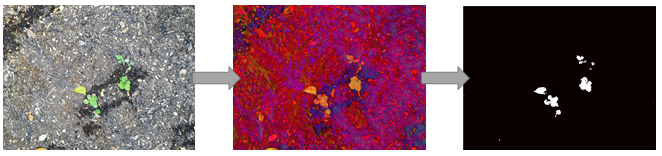
#> input picture lib-detection/img/pipeline-1.PNG, 662 x 156 px; its folder holds only this picture in this run
$ python -i process_build_mask.py   (imports and definitions only)
#> lines starting #> are read from the running program, lines starting #| are printed output that depends on the picture; after the words box and inside, x2 and y2 are one past the last pixel; in counts of white or black regions, pixels touching at a corner belong together
#> further down, picture is the input picture: shape (156, 662, 3); mean B, G, R 101.8, 90.6, 125.4
# -*- coding: utf-8 -*-
"""
Created on Mon Sep 10 07:54:27 2018

@author: Emily
"""

import cv2 as cv
import numpy as np

from . import utils

def makeMask(image):

    imageHsv = cv.cvtColor(image, cv.COLOR_BGR2HSV)
#> imageHsv: shape (156, 662, 3); mean H, S, V 53, 131.2, 127.3
    # [10 lines of commented-out code are left out]
    lower_red = np.array([35,60,100])
    upper_red = np.array([80,255,255])

    mask = cv.inRange(imageHsv, lower_red, upper_red)
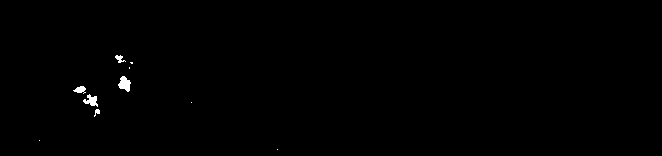
#> mask: shape (156, 662); 0.37% white; 10 white regions (5 under 20 px), largest, box (x1, y1, x2, y2) and area: (118, 76, 131, 92) 131, (83, 94, 98, 107) 104, (73, 86, 86, 94) 63, (115, 55, 126, 63) 44, (94, 109, 100, 117) 26
    #utils.showImage("mask", mask)
    #utils.saveImage(file+'-mask', mask)

    kernelSize=10
    kernel = cv.getStructuringElement(cv.MORPH_ELLIPSE,(kernelSize,kernelSize))
    opening = cv.morphologyEx(mask, cv.MORPH_OPEN, kernel)
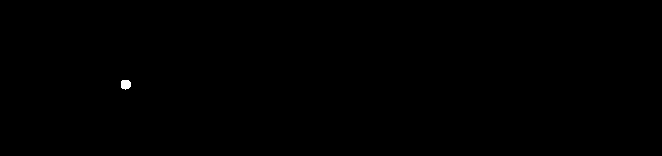
#> opening: shape (156, 662); 0.08% white; 1 white region, box (x1, y1, x2, y2) and area: (121, 80, 131, 90) 83

    return opening

>>> import cv2
>>> picture = cv2.imread('../img/pipeline-1.PNG')
>>> result = makeMask(picture)
